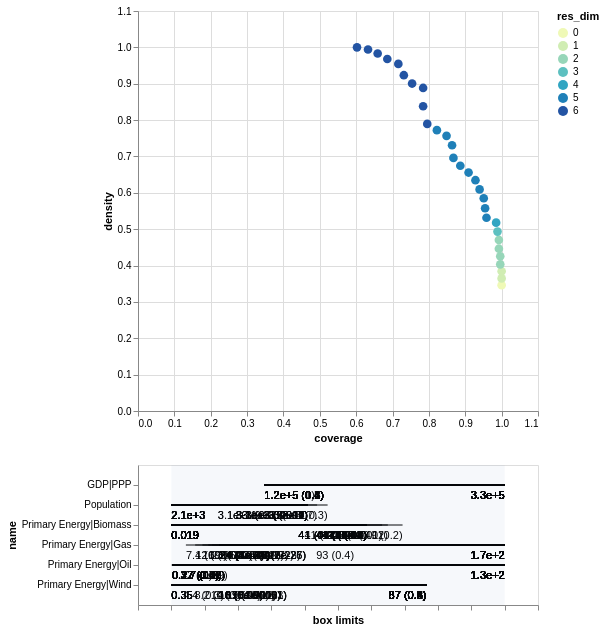

Here is the notebook cell this chart was saved with:
### Code cell
box_cig.inspect_tradeoff()

### Figure 1 — Vega-Lite specification as saved in the notebook (floating-point values rounded to 4 significant figures; data arrays with more than 128 entries replaced by an {"elided": "..."} marker saying what was removed)
{"config": {"view": {"continuousWidth": 300, "continuousHeight": 300}}, "vconcat": [{"data": {"name": "data-43dcbfaadf53a5631dc517ed9852444f"}, "mark": {"type": "circle", "size": 75}, "encoding": {"color": {"field": "res_dim", "scale": {"range": ["#eff9b6", "#d0edb3", "#97d6b9", "#5dc0c0", "#31a5c2", "#1f80b8", "#2354a3", "#21318d"]}, "type": "ordinal"}, "opacity": {"condition": {"param": "param_13", "value": 1}, "value": 0.4}, "tooltip": [{"field": "id", "type": "quantitative"}, {"field": "coverage", "format": ".2", "type": "quantitative"}, {"field": "density", "format": ".2", "type": "quantitative"}, {"field": "res_dim", "type": "ordinal"}], "x": {"field": "coverage", "scale": {"domain": [0, 1.1]}, "type": "quantitative"}, "y": {"field": "density", "scale": {"domain": [0, 1.1]}, "type": "quantitative"}}, "height": 400, "name": "view_13", "width": 400}, {"layer": [{"data": {"name": "data-64c3e32d4ecc97572d57a6e24d0f5c9a"}, "mark": {"type": "rule"}, "encoding": {"x": {"axis": {"grid": false, "labels": false, "title": "box limits"}, "field": "x_lower", "scale": {"domain": [0, 1], "padding": 0.1}, "type": "quantitative"}, "x2": {"field": "x_upper"}, "y": {"field": "name", "scale": {"padding": 1.0}, "type": "nominal"}}, "transform": [{"calculate": "(datum.x1-datum.minimum)/(datum.maximum-datum.minimum)", "as": "x_lower"}, {"calculate": "(datum.x2-datum.minimum)/(datum.maximum-datum.minimum)", "as": "x_upper"}, {"filter": {"param": "param_13"}}]}, {"data": {"name": "data-64c3e32d4ecc97572d57a6e24d0f5c9a"}, "mark": {"type": "text", "align": "left", "baseline": "top", "dy": 5}, "encoding": {"text": {"field": "text", "type": "ordinal"}, "x": {"axis": {"grid": false, "labels": false, "title": "box limits"}, "field": "x_lower", "scale": {"domain": [0, 1], "padding": 0.1}, "type": "quantitative"}, "x2": {"field": "x_upper"}, "y": {"field": "name", "scale": {"padding": 1.0}, "type": "nominal"}}, "transform": [{"calculate": "(datum.x1-datum.minimum)/(datum.maximum-datum.minimum)", "as": "x_lower"}, {"calculate": "(datum.x2-datum.minimum)/(datum.maximum-datum.minimum)", "as": "x_upper"}, {"filter": {"param": "param_13"}}, {"calculate": "datum.qp_lower>0?format(datum.x1, \".2\")+\" (\"+format(datum.qp_lower, \".1~g\")+\")\" :format(datum.x1, \".2\")", "as": "text"}]}, {"data": {"name": "data-64c3e32d4ecc97572d57a6e24d0f5c9a"}, "mark": {"type": "text", "align": "right", "baseline": "top", "dy": 5}, "encoding": {"text": {"field": "text", "type": "ordinal"}, "x": {"field": "x_upper", "type": "quantitative"}, "x2": {"field": "x_upper"}, "y": {"field": "name", "scale": {"padding": 1.0}, "type": "nominal"}}, "transform": [{"calculate": "(datum.x1-datum.minimum)/(datum.maximum-datum.minimum)", "as": "x_lower"}, {"calculate": "(datum.x2-datum.minimum)/(datum.maximum-datum.minimum)", "as": "x_upper"}, {"filter": {"param": "param_13"}}, {"calculate": "datum.qp_upper>0?format(datum.x2, \".2\")+\" (\"+format(datum.qp_upper, \".1\")+\")\" :format(datum.x2, \".2\")", "as": "text"}]}, {"data": {"name": "data-97aefd6d737ded565dc732e63f74ecc6"}, "mark": {"type": "rect", "opacity": 0.05}, "encoding": {"x": {"field": "start", "type": "quantitative"}, "x2": {"field": "end"}}}, {"data": {"name": "data-4f53cda18c2baa0c0354bb5f9a3ecbe5"}, "mark": {"type": "point"}, "encoding": {"x": {"field": "x", "type": "quantitative"}, "y": {"field": "name", "type": "nominal"}}, "transform": [{"filter": {"param": "param_13"}}]}, {"data": {"name": "data-4f53cda18c2baa0c0354bb5f9a3ecbe5"}, "mark": {"type": "text", "align": "center", "baseline": "top", "dy": 5}, "encoding": {"text": {"field": "item", "type": "nominal"}, "x": {"field": "x", "type": "quantitative"}, "y": {"field": "name", "type": "nominal"}}, "transform": [{"filter": {"param": "param_13"}}]}], "width": 400}], "params": [{"name": "param_13", "select": {"type": "point", "fields": ["id"]}, "views": ["view_13"]}], "$schema": "https://vega.github.io/schema/vega-lite/v5.20.1.json", "datasets": {"data-43dcbfaadf53a5631dc517ed9852444f": [{"coverage": 1.0, "density": 0.346, "id": 0, "k": 264, "mass": 1.0, "mean": 0.346, "n": 763, "res_dim": 0}, {"coverage": 1.0, "density": 0.3646, "id": 1, "k": 264, "mass": 0.9489, "mean": 0.3646, "n": 724, "res_dim": 1}, {"coverage": 1.0, "density": 0.3843, "id": 2, "k": 264, "mass": 0.9004, "mean": 0.3843, "n": 687, "res_dim": 1}, {"coverage": 0.9962, "density": 0.4034, "id": 3, "k": 263, "mass": 0.8545, "mean": 0.4034, "n": 652, "res_dim": 2}, {"coverage": 0.9962, "density": 0.4256, "id": 4, "k": 263, "mass": 0.81, "mean": 0.4256, "n": 618, "res_dim": 2}, {"coverage": 0.9924, "density": 0.4463, "id": 5, "k": 262, "mass": 0.7693, "mean": 0.4463, "n": 587, "res_dim": 2}, {"coverage": 0.9924, "density": 0.4704, "id": 6, "k": 262, "mass": 0.73, "mean": 0.4704, "n": 557, "res_dim": 2}, {"coverage": 0.9886, "density": 0.4934, "id": 7, "k": 261, "mass": 0.6933, "mean": 0.4934, "n": 529, "res_dim": 3}, {"coverage": 0.9848, "density": 0.5179, "id": 8, "k": 260, "mass": 0.6579, "mean": 0.5179, "n": 502, "res_dim": 4}, {"coverage": 0.9583, "density": 0.5315, "id": 9, "k": 253, "mass": 0.6239, "mean": 0.5315, "n": 476, "res_dim": 5}, {"coverage": 0.9545, "density": 0.5575, "id": 10, "k": 252, "mass": 0.5924, "mean": 0.5575, "n": 452, "res_dim": 5}, {"coverage": 0.9508, "density": 0.5851, "id": 11, "k": 251, "mass": 0.5623, "mean": 0.5851, "n": 429, "res_dim": 5}, {"coverage": 0.9394, "density": 0.6093, "id": 12, "k": 248, "mass": 0.5334, "mean": 0.6093, "n": 407, "res_dim": 5}, {"coverage": 0.928, "density": 0.6347, "id": 13, "k": 245, "mass": 0.5059, "mean": 0.6347, "n": 386, "res_dim": 5}, {"coverage": 0.9091, "density": 0.6557, "id": 14, "k": 240, "mass": 0.4797, "mean": 0.6557, "n": 366, "res_dim": 5}, {"coverage": 0.8864, "density": 0.6744, "id": 15, "k": 234, "mass": 0.4548, "mean": 0.6744, "n": 347, "res_dim": 5}, {"coverage": 0.8674, "density": 0.696, "id": 16, "k": 229, "mass": 0.4312, "mean": 0.696, "n": 329, "res_dim": 5}, {"coverage": 0.8636, "density": 0.7308, "id": 17, "k": 228, "mass": 0.4089, "mean": 0.7308, "n": 312, "res_dim": 5}, {"coverage": 0.8485, "density": 0.7568, "id": 18, "k": 224, "mass": 0.3879, "mean": 0.7568, "n": 296, "res_dim": 5}, {"coverage": 0.822, "density": 0.7722, "id": 19, "k": 217, "mass": 0.3683, "mean": 0.7722, "n": 281, "res_dim": 5}, {"coverage": 0.7955, "density": 0.7895, "id": 20, "k": 210, "mass": 0.3486, "mean": 0.7895, "n": 266, "res_dim": 6}, {"coverage": 0.7841, "density": 0.8381, "id": 21, "k": 207, "mass": 0.3237, "mean": 0.8381, "n": 247, "res_dim": 6}, {"coverage": 0.7841, "density": 0.8884, "id": 22, "k": 207, "mass": 0.3054, "mean": 0.8884, "n": 233, "res_dim": 6}, {"coverage": 0.7538, "density": 0.9005, "id": 23, "k": 199, "mass": 0.2896, "mean": 0.9005, "n": 221, "res_dim": 6}, {"coverage": 0.7311, "density": 0.9234, "id": 24, "k": 193, "mass": 0.2739, "mean": 0.9234, "n": 209, "res_dim": 6}, {"coverage": 0.7159, "density": 0.9545, "id": 25, "k": 189, "mass": 0.2595, "mean": 0.9545, "n": 198, "res_dim": 6}, {"coverage": 0.6856, "density": 0.9679, "id": 26, "k": 181, "mass": 0.2451, "mean": 0.9679, "n": 187, "res_dim": 6}, {"coverage": 0.6591, "density": 0.9831, "id": 27, "k": 174, "mass": 0.232, "mean": 0.9831, "n": 177, "res_dim": 6}, {"coverage": 0.6326, "density": 0.994, "id": 28, "k": 167, "mass": 0.2202, "mean": 0.994, "n": 168, "res_dim": 6}, {"coverage": 0.6023, "density": 1.0, "id": 29, "k": 159, "mass": 0.2084, "mean": 1.0, "n": 159, "res_dim": 6}], "data-64c3e32d4ecc97572d57a6e24d0f5c9a": {"elided": "132 records"}, "data-97aefd6d737ded565dc732e63f74ecc6": [{"start": 0, "end": 1}], "data-4f53cda18c2baa0c0354bb5f9a3ecbe5": []}}
